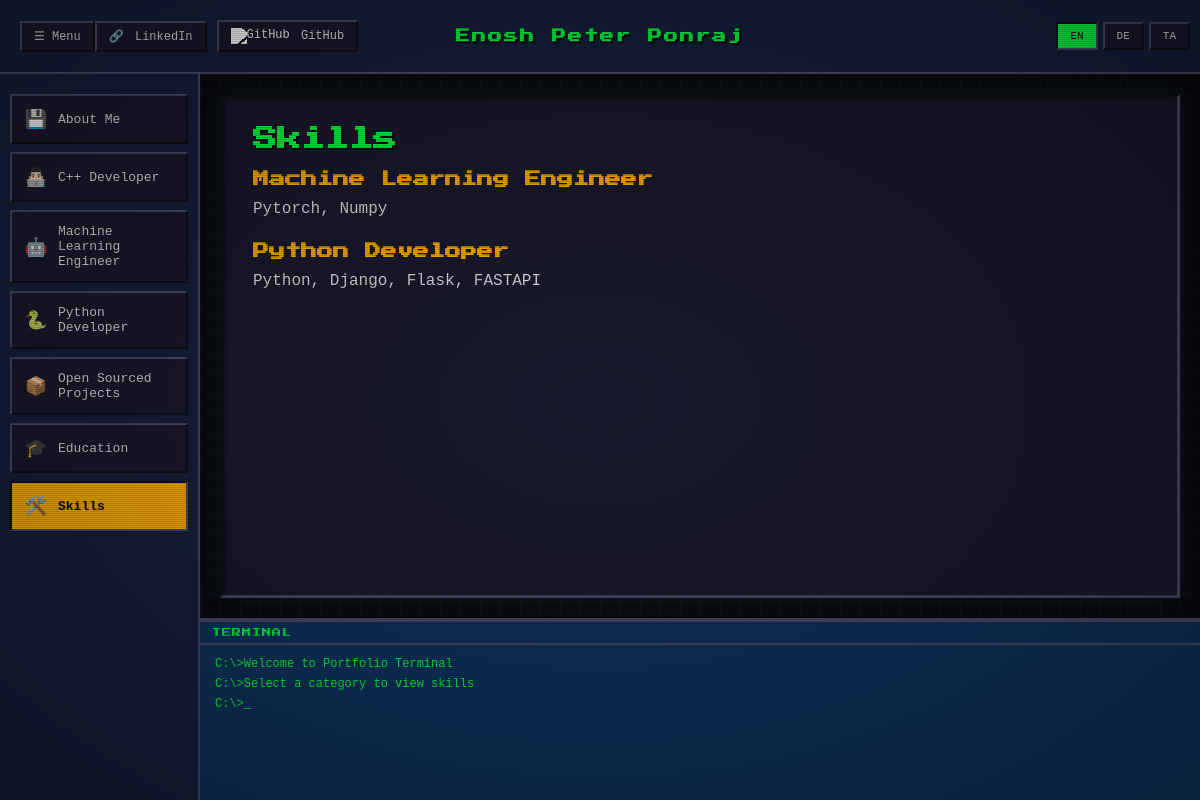
Page /?category=skills&lang=en on the earlier database version.
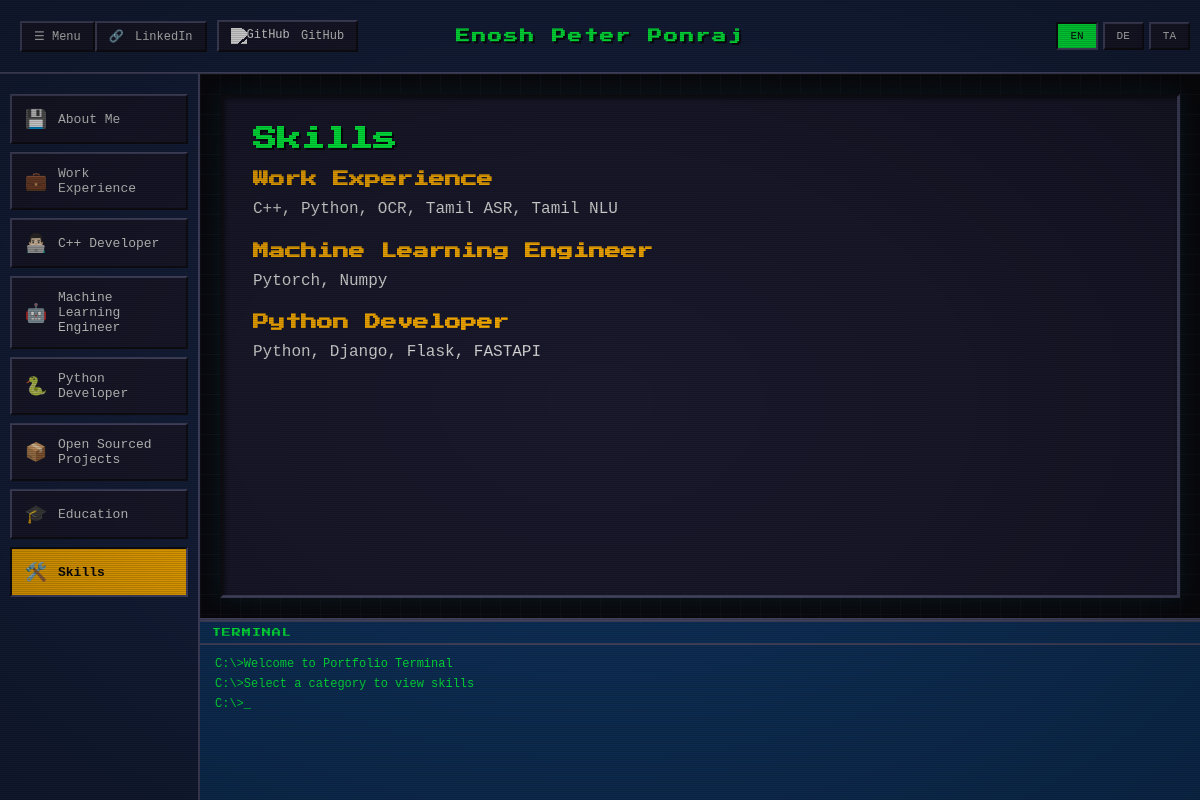
Same page on the later database version.
### profiles/models.py (models this page shows, shortened)
class Category(models.Model):
    CATEGORY_TYPES = [
        ('special', 'Special Category'),
        ('skill', 'Skill Category'),
    ]
    slug = models.SlugField(unique=True, max_length=50, help_text="Category identifier (e.g., 'about-me', 'cpp-developer')")
    category_type = models.CharField(max_length=10, choices=CATEGORY_TYPES, default='special')
    skills = models.TextField(blank=True, help_text="Skills text to display in console when this category is selected. Use bullet points or plain text.")
    name_en = models.CharField(max_length=100)
    name_de = models.CharField(max_length=100, blank=True)
    name_ta = models.CharField(max_length=100, blank=True)
    icon = models.CharField(max_length=50, blank=True, help_text="Icon emoji or identifier")
    order = models.IntegerField(default=0, help_text="Display order in navigation")
    class Meta:
        verbose_name_plural = "Categories"
        ordering = ['order', 'slug']

### profiles/views.py (the view, shortened to what this page needs)
# urls.py: path("", home_view, name="home"),
def home_view(request):
    if 'lang' in request.GET:
        lang = request.GET.get('lang')
        set_language_in_session(request, lang)
        category = request.GET.get('category', 'about-me')
    language = get_language_from_request(request)
    category_slug = request.GET.get('category', 'about-me')
    all_categories = Category.objects.all().order_by('order')
    profile = None
    category_obj = None
    try:
        category_obj = Category.objects.get(slug=category_slug)
        profile = category_obj.profiles.first()
    except Category.DoesNotExist:
        pass
    if not profile:
        profile = Profile.objects.all().first()
    if not profile:
        pass
    projects = Project.objects.all().order_by('id')
    content_data = {
        'category': category_slug,
        'language': language,
    }
    if category_slug == 'about-me':
        pass
    elif category_slug == 'education':
        content_data['category'] = 'education'
    elif category_slug == 'skills':
        content_data['category'] = 'skills'
        categories_with_skills = all_categories.filter(skills__isnull=False).exclude(skills='')
        content_data['categories_with_skills'] = categories_with_skills
    profile_cv = None
    if profile:
        profile_cv = profile.get_cv(language)
        if not profile_cv:
            profile_cv = profile.cv_file
    context = {
        'profile': profile,
        'profile_cv': profile_cv,
        'categories': all_categories,
        'current_category': category_slug,
        'current_language': language,
        'content_data': content_data,
    }
    return render(request, "home.html", context)

### profiles/models.py (called while the page is built)
    def get_cv(self, language='en'):
        field_name = f'cv_file_{language}'
        cv_file = getattr(self, field_name, None)
        return cv_file or self.cv_file_en

### profiles/utils.py (called while the page is built)
def get_language_from_request(request):
    lang = request.GET.get('lang', None)
    if not lang:
        lang = request.session.get('language', None)
    valid_languages = [code for code, _ in settings.LANGUAGES]
    if lang not in valid_languages:
        lang = 'en'
    return lang

def set_language_in_session(request, language):
    valid_languages = [code for code, _ in settings.LANGUAGES]
    if language in valid_languages:
        request.session['language'] = language
        return True
    return False

### templates/home.html (shortened to what this page needs)
{% extends "base.html" %}
{% load static %}
{% block content %}
  {% if content_data.category == 'about-me' %}
    {% if profile %}
      <div class="about-me-container">
        <div class="about-me-content">
          <h1>{% if current_language == 'de' and profile.title_de %}{{ profile.title_de }}{% elif current_language == 'ta' and profile.title_ta %}{{ profile.title_ta }}{% else %}{{ profile.title_en }}{% endif %}</h1>
          {% if current_language == 'de' and profile.hero_statement_de %}
            <p><strong>{{ profile.hero_statement_de }}</strong></p>
          {% elif current_language == 'ta' and profile.hero_statement_ta %}
            <p><strong>{{ profile.hero_statement_ta }}</strong></p>
          {% elif profile.hero_statement_en %}
            <p><strong>{{ profile.hero_statement_en }}</strong></p>
          {% endif %}
          <p>{% if current_language == 'de' and profile.description_de %}{{ profile.description_de|linebreaks }}{% elif current_language == 'ta' and profile.description_ta %}{{ profile.description_ta|linebreaks }}{% else %}{{ profile.description_en|linebreaks }}{% endif %}</p>
        </div>
        {% if profile.profile_picture %}
          <div class="about-me-image">
            <img src="{{ profile.profile_picture.url }}" alt="Profile Picture" class="profile-picture">
          </div>
        {% endif %}
      </div>
    {% else %}
      <p>Profile content coming soon. Please add a profile in the admin.</p>
    {% endif %}
  {% elif content_data.category == 'education' %}
    <h1>Education</h1>
    <p>Education content coming soon...</p>
  {% elif content_data.category == 'skills' %}
    <h1>Skills</h1>
    {% if content_data.categories_with_skills %}
      {% for category in content_data.categories_with_skills %}
        <h2>{% if current_language == 'de' and category.name_de %}{{ category.name_de }}{% elif current_language == 'ta' and category.name_ta %}{{ category.name_ta }}{% else %}{{ category.name_en }}{% endif %}</h2>
        <div class="skills-text">
          {{ category.skills|linebreaks }}
        </div>
      {% endfor %}
    {% else %}
      <p>No skills available.</p>
    {% endif %}
  {% endif %}
{% endblock %}

### templates/base.html (shortened to what this page needs)
<!DOCTYPE html>
<html lang="{{ current_language|default:'en' }}">
<head>
  {% load static %}
  <link rel="stylesheet" href="{% static 'css/retro.css' %}">
</head>
<body>
  <div class="crt-screen">
    <div class="top-bar">
      <button
        type="button"
        class="btn-pixel mobile-nav-toggle"
        id="mobile-nav-toggle"
        aria-controls="mobile-side-nav"
        aria-expanded="false"
        aria-label="Toggle category menu"
      >
        ☰ Menu
      </button>
      <div class="top-bar-left">
        {% if profile %}
          {% if profile.linkedin_url %}
            <a href="{{ profile.linkedin_url }}" target="_blank" class="btn-pixel" rel="noopener noreferrer">
              <span class="icon">🔗</span> LinkedIn
            </a>
          {% endif %}
          {% if profile.github_url %}
            <a href="{{ profile.github_url }}" target="_blank" class="btn-pixel" rel="noopener noreferrer">
              <img src="{% static 'images/github-icon.svg' %}" alt="GitHub" class="icon github-icon-img" style="width: 16px; height: 16px; vertical-align: middle;">
              GitHub
            </a>
          {% endif %}
        {% endif %}
      </div>
      <div class="top-bar-center">
        <h1 class="site-title">Enosh Peter Ponraj</h1>
      </div>
      <div class="top-bar-right">
        <div class="language-switcher">
          <a href="?lang=en{% if current_category %}&category={{ current_category }}{% endif %}"
             class="btn-lang {% if current_language == 'en' %}active{% endif %}">EN</a>
          <a href="?lang=de{% if current_category %}&category={{ current_category }}{% endif %}"
             class="btn-lang {% if current_language == 'de' %}active{% endif %}">DE</a>
          <a href="?lang=ta{% if current_category %}&category={{ current_category }}{% endif %}"
             class="btn-lang {% if current_language == 'ta' %}active{% endif %}">TA</a>
        </div>
      </div>
    </div>
    <div class="main-container">
      <nav class="side-nav" id="mobile-side-nav" aria-hidden="false">
        {% for category in categories %}
          <a href="?category={{ category.slug }}{% if current_language %}&lang={{ current_language }}{% endif %}"
             class="nav-item {% if current_category == category.slug %}active{% endif %}"
             data-category="{{ category.slug }}"
             data-has-skills="{% if category.skills and category.skills.strip %}true{% else %}false{% endif %}">
            <span class="nav-icon">{{ category.icon|default:'⚙️' }}</span>
            <span class="nav-text">{% if current_language == 'de' and category.name_de %}{{ category.name_de }}{% elif current_language == 'ta' and category.name_ta %}{{ category.name_ta }}{% else %}{{ category.name_en }}{% endif %}</span>
          </a>
        {% endfor %}
      </nav>
      <div class="right-panel">
        <main class="main-content">
          <div class="content-window">
            {% block content %}{% endblock %}
          </div>
        </main>
        <div class="console-container">
          <div class="console-title">Terminal</div>
          <div class="console-area">
            <div class="console-output" id="console-output">
            </div>
          </div>
        </div>
      </div>
    </div>
  </div>
</body>
</html>

Differences in the rows shown:
added Category: icon "💼", name_en "Work Experience", skills "C++, Python, OCR, Tamil ASR, Tamil NLU"
